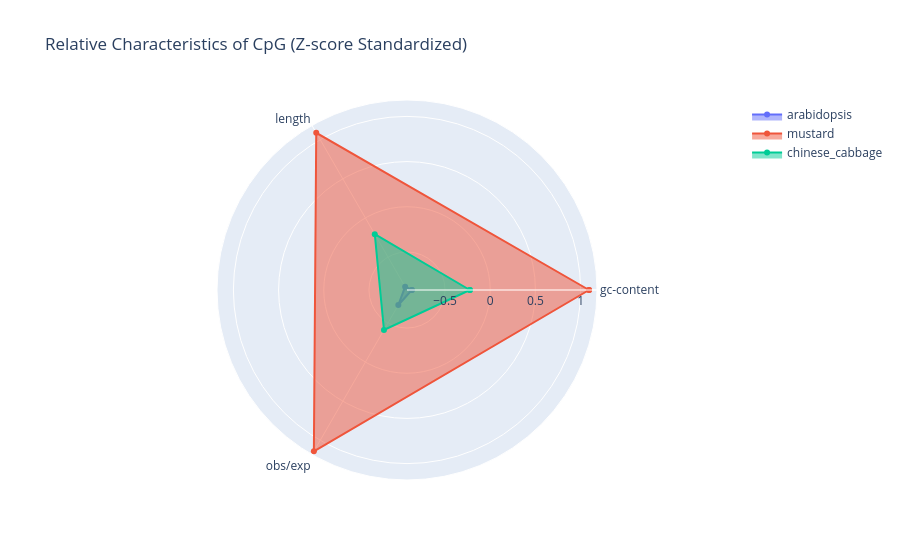

The cell this chart's notebook holds for it:
### Code cell
fig = go.Figure()

for i in range(len(medians_scaled)):
    r_values = medians_scaled.loc[i, features].tolist()
    r_values.append(r_values[0])

    fig.add_trace(go.Scatterpolar(
        r=r_values,
        theta=features + [features[0]],
        fill='toself',
        name=medians.loc[i, 'species']
    ))

fig.update_layout(
    polar=dict(radialaxis=dict(visible=True)),
    title="Relative Characteristics of CpG (Z-score Standardized)",
    showlegend=True
)

fig.show()

### Figure 1 — Plotly figure (JSON) as saved in the notebook; plotly's stock layout.template omitted (floating-point values rounded to 4 significant figures)
{"data": [{"fill": "toself", "name": "arabidopsis", "r": [-0.8681, -0.8796, -0.7289, -0.8681], "theta": ["gc-content", "length", "obs/exp", "gc-content"], "type": "scatterpolar"}, {"fill": "toself", "name": "mustard", "r": [1.093, 1.088, 1.14, 1.093], "theta": ["gc-content", "length", "obs/exp", "gc-content"], "type": "scatterpolar"}, {"fill": "toself", "name": "chinese_cabbage", "r": [-0.2254, -0.208, -0.4111, -0.2254], "theta": ["gc-content", "length", "obs/exp", "gc-content"], "type": "scatterpolar"}], "layout": {"polar": {"radialaxis": {"visible": true}}, "showlegend": true, "title": {"text": "Relative Characteristics of CpG (Z-score Standardized)"}}}
